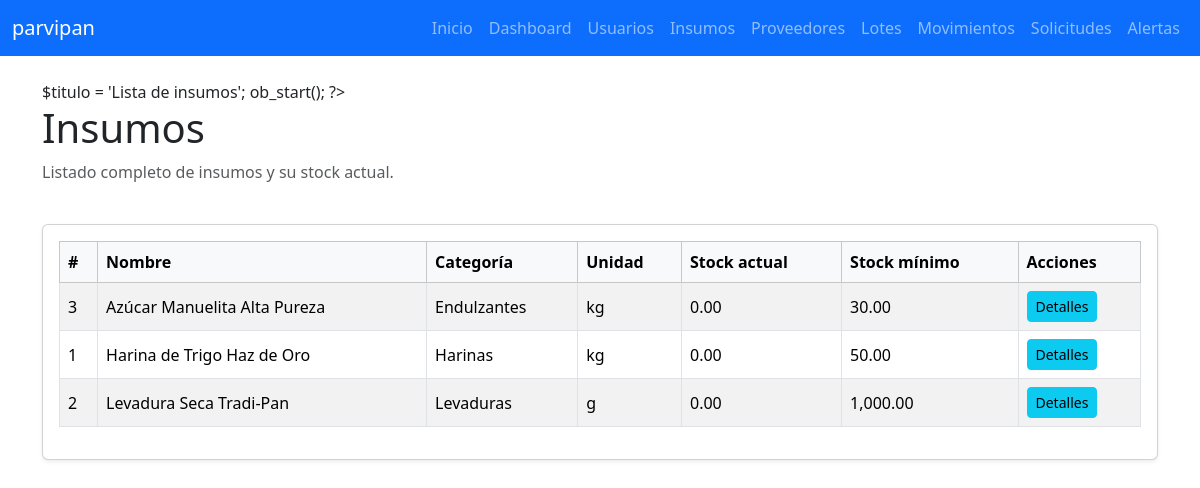
The page /View/insumos.php on the database its author committed.
### tables this page shows
CREATE TABLE `TInsumos` (
  `nInsumoID` INT PRIMARY KEY AUTO_INCREMENT,
  `cNombre` VARCHAR(100) NOT NULL,
  `cCategoria` VARCHAR(50) NOT NULL,
  `eUnidadMedida` ENUM ('kg', 'g', 'litros', 'ml', 'unidades') NOT NULL,
  `nStockActual` DECIMAL(10,2) NOT NULL DEFAULT 0.00,
  `nStockMinimo` DECIMAL(10,2) NOT NULL,
   
  CONSTRAINT `CHK_StockNoNegativo` CHECK (`nStockActual` >= 0),
  CONSTRAINT `CHK_StockMinimoNoNegativo` CHECK (`nStockMinimo` >= 0)
);

### Controller/InsumoController.php (called while the page is built, shortened)
<?php
require_once __DIR__ . '/../Model/InsumoModel.php';
class InsumoController {
    private $modelo_insumo;
    public function __construct() {
        $this->modelo_insumo = new InsumoModel();
    }
    public function inicio() {
        $insumos = $this->modelo_insumo->findAllView();
        require_once __DIR__ . '/../View/insumo/lista.php';
    }
}

### View/insumos.php (called while the page is built)
<?php
require_once __DIR__ . '/../Controller/InsumoController.php';
$controller = new InsumoController();
$controller->inicio();

### Core/BaseDatos.php (called while the page is built, shortened)
<?php
    class Conectar{
        public function __construct(){
            try{
                $this->conexion = new PDO("mysql:host=".DB_SERVIDOR.";dbname=".DB_NOMBRE.";charset=utf8",DB_USER,DB_CLAVE);
            }catch (PDOException $e) {
                die("Fallo: ".$e->getMessage());
            }
        }
    }

### Model/InsumoModel.php (called while the page is built, shortened)
<?php
require_once __DIR__ . '/../Core/BaseDatos.php';
class InsumoModel extends Conectar {
    public function findAllView() {
        try {
            $sql = "SELECT nInsumoID, cNombre, cCategoria, eUnidadMedida, nStockActual, nStockMinimo FROM TInsumos ORDER BY cCategoria, cNombre";
            $consulta = $this->conexion->prepare($sql);
            $consulta->execute();
            return $consulta->fetchAll(PDO::FETCH_ASSOC);
        } catch (Exception $e) {
            die($e->getMessage());
        }
    }
}

### View/insumo/lista.php (the view, shortened to what this page needs)
$titulo = 'Lista de insumos';
ob_start();
?>
<div class="row mb-4">
    <div class="col-md-9">
        <h1>Insumos</h1>
        <p class="text-muted">Listado completo de insumos y su stock actual.</p>
    </div>
</div>
<div class="row">
    <div class="col-12">
        <div class="card shadow-sm">
            <div class="card-body">
                <table class="table table-striped table-bordered align-middle">
                    <thead class="table-light">
                        <tr>
                            <th>#</th>
                            <th>Nombre</th>
                            <th>Categoría</th>
                            <th>Unidad</th>
                            <th>Stock actual</th>
                            <th>Stock mínimo</th>
                            <th>Acciones</th>
                        </tr>
                    </thead>
                    <tbody>
                        <?php if (empty($insumos)): ?>
                            <tr>
                                <td colspan="7" class="text-center">No hay insumos registrados.</td>
                            </tr>
                        <?php else: ?>
                            <?php foreach ($insumos as $insumo): ?>
                                <tr>
                                    <td><?php echo $insumo['nInsumoID']; ?></td>
                                    <td><?php echo htmlspecialchars($insumo['cNombre']); ?></td>
                                    <td><?php echo htmlspecialchars($insumo['cCategoria']); ?></td>
                                    <td><?php echo htmlspecialchars($insumo['eUnidadMedida']); ?></td>
                                    <td><?php echo number_format($insumo['nStockActual'], 2); ?></td>
                                    <td><?php echo number_format($insumo['nStockMinimo'], 2); ?></td>
                                    <td>
                                        <a class="btn btn-sm btn-info" href="<?php echo BASE_URL; ?>/View/insumo_detalle.php?id=<?php echo $insumo['nInsumoID']; ?>">Detalles</a>
                                    </td>
                                </tr>
                            <?php endforeach; ?>
                        <?php endif; ?>
                    </tbody>
                </table>
            </div>
        </div>
    </div>
</div>

### rows shown on the page
tinsumos: nInsumoID "3", cNombre "Azúcar Manuelita Alta Pureza", cCategoria "Endulzantes", eUnidadMedida "kg", nStockActual "0.00", nStockMinimo "30.00"
tinsumos: nInsumoID "1", cNombre "Harina de Trigo Haz de Oro", cCategoria "Harinas", eUnidadMedida "kg", nStockActual "0.00", nStockMinimo "50.00"
tinsumos: nInsumoID "2", cNombre "Levadura Seca Tradi-Pan", cCategoria "Levaduras", eUnidadMedida "g", nStockActual "0.00", nStockMinimo "1,000.00"
